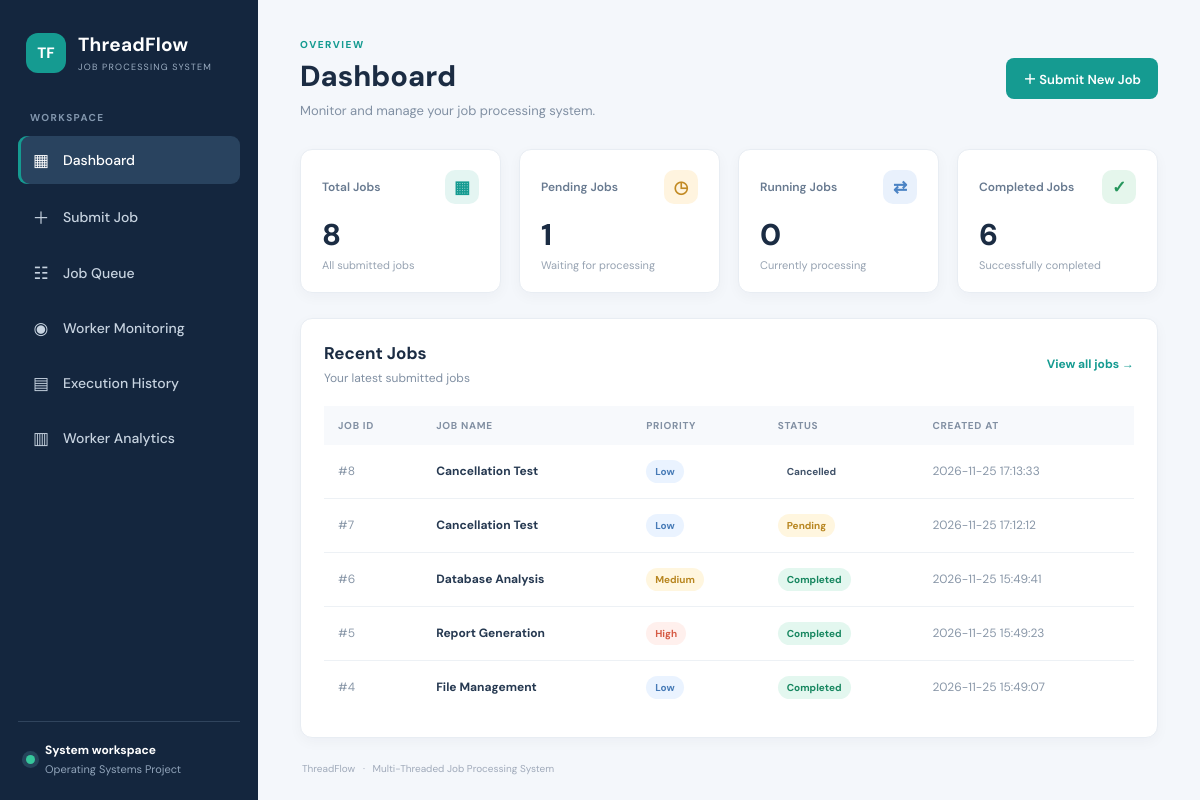
The page / on the database its author committed.
### tables this page shows
CREATE TABLE jobs (
            id INTEGER PRIMARY KEY AUTOINCREMENT,
            name TEXT NOT NULL,
            description TEXT NOT NULL,
            priority TEXT NOT NULL,
            status TEXT DEFAULT 'Pending',
            created_at TIMESTAMP DEFAULT CURRENT_TIMESTAMP,
            started_at TIMESTAMP,
            completed_at TIMESTAMP,
            worker_id TEXT,
            execution_time REAL,
            error_message TEXT
        );

### app.py (the view)
@app.route("/")
def home():
    jobs = get_all_jobs()
    counts = get_job_counts()
    return render_template(
        "index.html",
        jobs=jobs,
        counts=counts
    )

### database/db.py (called while the page is built)
def get_connection():
    connection = sqlite3.connect(DATABASE_PATH)
    connection.row_factory = sqlite3.Row
    return connection

def get_all_jobs():
    with get_connection() as connection:
        rows = connection.execute("SELECT * FROM jobs ORDER BY id DESC").fetchall()
        return [dict(row) for row in rows]

def get_job_counts():
    with get_connection() as connection:
        total, pending, running, completed, failed = connection.execute("""
            SELECT COUNT(*),
                   SUM(CASE WHEN status='Pending' THEN 1 ELSE 0 END),
                   SUM(CASE WHEN status='Running' THEN 1 ELSE 0 END),
                   SUM(CASE WHEN status='Completed' THEN 1 ELSE 0 END),
                   SUM(CASE WHEN status='Failed' THEN 1 ELSE 0 END)
            FROM jobs
        """).fetchone()
    return {
        "total": total or 0,
        "pending": pending or 0,
        "running": running or 0,
        "completed": completed or 0,
        "failed": failed or 0
    }

### templates/index.html (shortened to what this page needs)
{% extends "base.html" %}
{% set active_page = "dashboard" %}
{% block content %}
<header class="page-header">
  <div><p class="eyebrow">OVERVIEW</p><h1>Dashboard</h1><p class="page-subtitle">Monitor and manage your job processing system.</p></div>
  <a class="button button-primary" href="{{ url_for('submit_job') }}">＋ Submit New Job</a>
</header>
<section class="stats-grid">
  <article class="stat-card"><div class="stat-top"><span class="stat-label">Total Jobs</span><span class="stat-icon teal">▦</span></div><div class="stat-value">{{ counts.total }}</div><p class="stat-note">All submitted jobs</p></article>
  <article class="stat-card"><div class="stat-top"><span class="stat-label">Pending Jobs</span><span class="stat-icon amber">◷</span></div><div class="stat-value">{{ counts.pending }}</div><p class="stat-note">Waiting for processing</p></article>
  <article class="stat-card"><div class="stat-top"><span class="stat-label">Running Jobs</span><span class="stat-icon blue">⇄</span></div><div class="stat-value">{{ counts.running }}</div><p class="stat-note">Currently processing</p></article>
  <article class="stat-card"><div class="stat-top"><span class="stat-label">Completed Jobs</span><span class="stat-icon green">✓</span></div><div class="stat-value">{{ counts.completed }}</div><p class="stat-note">Successfully completed</p></article>
</section>
<section class="panel">
  <div class="panel-heading"><div><h2>Recent Jobs</h2><p>Your latest submitted jobs</p></div><a class="text-link" href="{{ url_for('job_queue') }}">View all jobs →</a></div>
  {% if jobs %}
  <div class="table-scroll"><table><thead><tr><th>Job ID</th><th>Job Name</th><th>Priority</th><th>Status</th><th>Created At</th></tr></thead><tbody>
  {% for job in jobs[:5] %}<tr><td class="muted">#{{ job.id }}</td><td class="job-name">{{ job.name }}</td><td><span class="priority {{ job.priority|lower }}">{{ job.priority }}</span></td><td><span class="status {{ job.status|lower }}">{{ job.status }}</span></td><td class="muted">{{ job.created_at }}</td></tr>{% endfor %}
  </tbody></table></div>
  {% else %}<div class="empty-state"><div class="empty-icon">▤</div><h3>No jobs submitted yet</h3><p>Submit your first job and it will appear here.</p><a class="button button-secondary" href="{{ url_for('submit_job') }}">Submit your first job</a></div>{% endif %}
</section>
{% endblock %}

### templates/base.html (shortened to what this page needs)
<!DOCTYPE html>
<html lang="en">
<head>
    <link rel="stylesheet"
          href="{{ url_for('static', filename='css/style.css') }}">
</head>
<body>
<div class="app-shell">
    <aside class="sidebar">
        <a class="brand" href="{{ url_for('home') }}">
            <span class="brand-mark">TF</span>
            <span>
                <strong>ThreadFlow</strong>
                <small>JOB PROCESSING SYSTEM</small>
            </span>
        </a>
        <div class="nav-caption">WORKSPACE</div>
        <nav class="sidebar-nav">
            <a class="nav-link {% if active_page == 'dashboard' %}active{% endif %}"
               href="{{ url_for('home') }}">
                <span class="nav-icon">▦</span>
                Dashboard
            </a>
            <a class="nav-link {% if active_page == 'submit' %}active{% endif %}"
               href="{{ url_for('submit_job') }}">
                <span class="nav-icon">＋</span>
                Submit Job
            </a>
            <a class="nav-link {% if active_page == 'queue' %}active{% endif %}"
               href="{{ url_for('job_queue') }}">
                <span class="nav-icon">☷</span>
                Job Queue
            </a>
            <a class="nav-link {% if active_page == 'workers' %}active{% endif %}"
               href="{{ url_for('worker_monitor') }}">
                <span class="nav-icon">◉</span>
                Worker Monitoring
            </a>
            <a class="nav-link {% if active_page == 'history' %}active{% endif %}"
               href="{{ url_for('execution_history') }}">
                <span class="nav-icon">▤</span>
                Execution History
            </a>
<a class="nav-link {% if active_page == 'analytics' %}active{% endif %}"
   href="{{ url_for('worker_analytics') }}">
    <span class="nav-icon">▥</span>
    Worker Analytics
</a>
        </nav>
        <div class="sidebar-bottom">
            <div class="system-dot"></div>
            <div>
                <strong>System workspace</strong>
                <small>Operating Systems Project</small>
            </div>
        </div>
    </aside>
    <main class="main-content">
        <div class="content-inner">
            {% block content %}
            {% endblock %}
            <footer class="footer">
                ThreadFlow
                <span>·</span>
                Multi-Threaded Job Processing System
            </footer>
        </div>
    </main>
</div>
</body>
</html>

### rows shown on the page
jobs: id "8", name "Cancellation Test", priority "Low", status "Cancelled", created_at "2026-11-25 17:13:33"
jobs: id "7", name "Cancellation Test", priority "Low", status "Pending", created_at "2026-11-25 17:12:12"
jobs: id "6", name "Database Analysis", priority "Medium", status "Completed", created_at "2026-11-25 15:49:41"
jobs: id "5", name "Report Generation", priority "High", status "Completed", created_at "2026-11-25 15:49:23"
jobs: id "4", name "File Management", priority "Low", status "Completed", created_at "2026-11-25 15:49:07"

### other values the page prints
{{ counts.total }} "8"
{{ counts.pending }} "1"
{{ counts.running }} "0"
{{ counts.completed }} "6"
